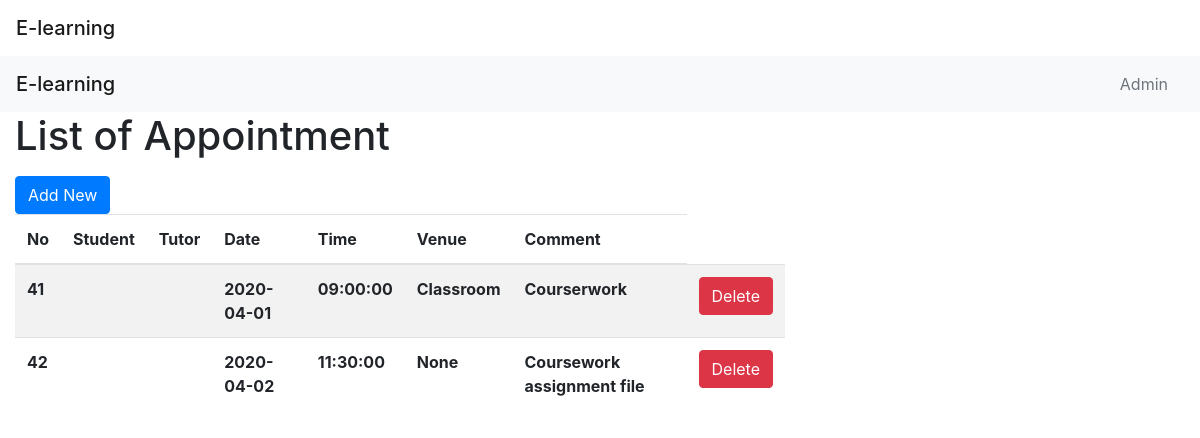
/appointment.php, run on an earlier commit of the app's database.
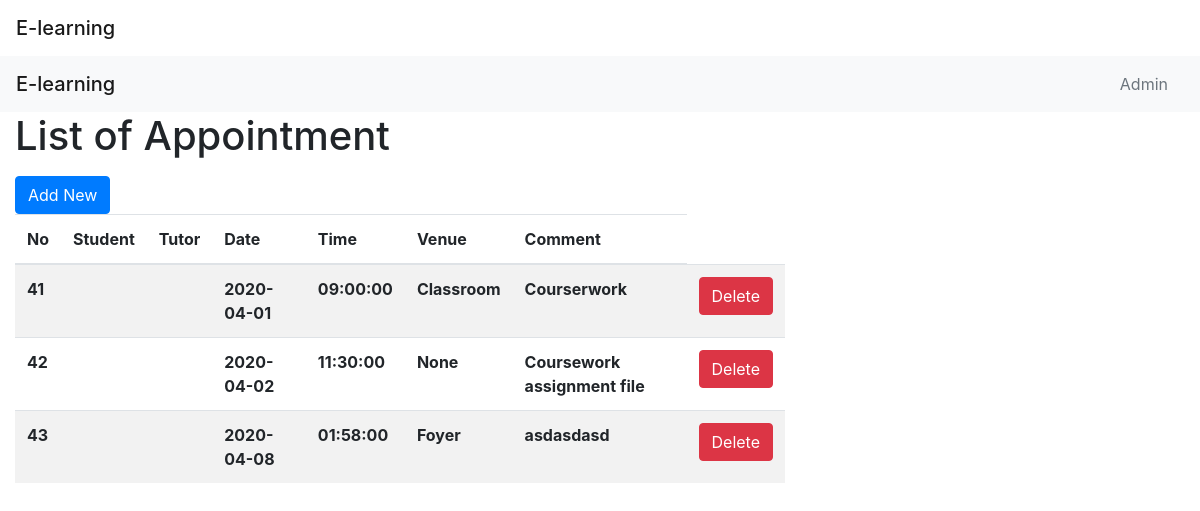
And on a later commit of the database.
### tables this page shows
CREATE TABLE `appointment` (
  `appointment_id` int(11) NOT NULL,
  `username` varchar(50) NOT NULL,
  `title` varchar(50) NOT NULL,
  `date` date NOT NULL,
  `time` time NOT NULL DEFAULT current_timestamp(),
  `meeting_type` varchar(30) NOT NULL,
  `venue` varchar(50) NOT NULL,
  `comment` text NOT NULL,
  `status` varchar(50) NOT NULL DEFAULT 'pending'
);

### include/function.php (called while the page is built, shortened)
<?php
include_once 'database.php';
function query($sql) {
  global $connection;
  return mysqli_query($connection, $sql);
}
 ?>

### appointment.php (the view, shortened to what this page needs)
<?php include ('database.php'); ?>
<?php include ('function.php'); ?>
<?php include ('include/header.php'); ?>
 <?php include ('include/navigation.php'); ?>
<div class="col-md-8">
	<div class="form-group">
    <h1>List of Appointment</h1>
	</div>
<table class="table table-striped">
  <div class="col-xs-4">
    <a class="btn btn-primary" href="createAppointment.php" >Add New</a>
</div>
  <thead>
    <tr>
      <th scope="col">No</th>
      <th scope="col">Student</th>
      <th scope="col">Tutor</th>
      <th scope="col">Date</th>
      <th scope="col">Time</th>
      <th scope="col">Venue</th>
      <th scope="col">Comment</th>
    </tr>
  </thead>
  <tbody>
<?php
  $query = query("SELECT * FROM appointment");
    while($row = mysqli_fetch_assoc($query)){
      $appointment_id = $row['appointment_id'];
    	$name = $row['name'];
    	$tutor = $row['tutor'];
      $date = $row['date'];
      $time = $row['time'];
      $venue = $row['venue'];
      $comment = $row['comment'];
    	echo "<tr>";
      echo "<th scope='row'>$appointment_id</th>";
      echo "<th>$name</th>";
      echo "<th>$tutor</th>";
      echo "<th>$date</th>";
      echo "<th>$time</th>";
      echo "<th>$venue</th>";
      echo "<th>$comment</th>";
    	echo "<td><a href='appointment.php?delete={$appointment_id}' class='btn btn-danger' onclick='check_delete()'>Delete</a></td>";
    	echo "</tr>";
    }
?>
  </tbody>
</table>
</div>

What changed in the data, as far as the page shows it:
added appointment: appointment_id "43", date "2020-04-08", time "01:58:00", venue "Foyer", comment "asdasdasd"
